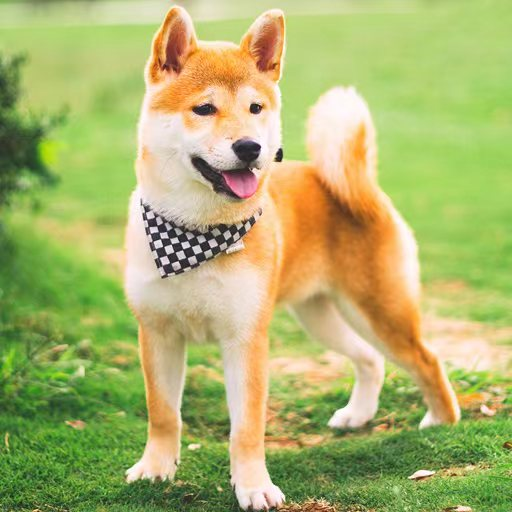
#> input picture MultimediaProcessing/image_enhance/testimg.jpg, 512 x 512 px
$ python opencv_practice.py
#> lines starting #> are read from the running program, lines starting #| are printed output that depends on the picture; after the words box and inside, x2 and y2 are one past the last pixel; in counts of white or black regions, pixels touching at a corner belong together
# 这个文件用来练习使用OpenCV，并没有特定实现什么功能
# Just for practicing


import cv2
import os
import numpy as np
import matplotlib.pyplot as plt

module_path = os.path.dirname(__file__)
filein = module_path + '/image_enhance/testimg.jpg'
img = cv2.imread(filein, 0)
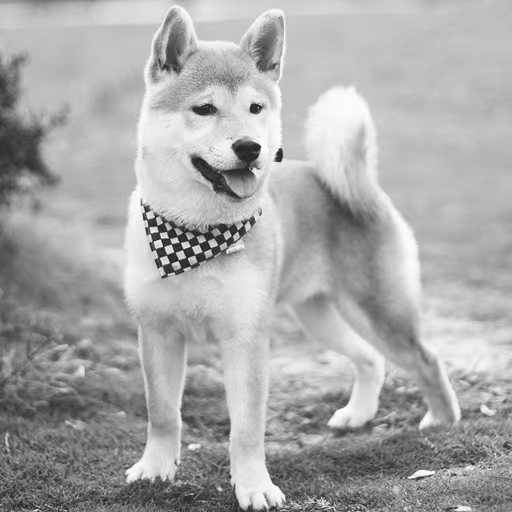
#> img: shape (512, 512); min 21, max 255, mean 169.1

img1 = img.astype('float')

C_temp = np.zeros(img.shape)
dst = np.zeros(img.shape)


m, n = img.shape
#> m = 512; n = 512
N = n
#> N = 512
C_temp[0, :] = 1 * np.sqrt(1/N)
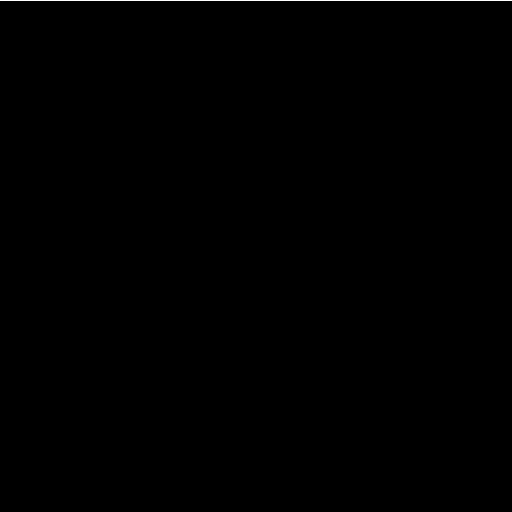
#> C_temp: shape (512, 512) float64; values 0 (black) and 0.0442 (white), 0.2% white in thin lines or dots, all inside (x1, y1, x2, y2) = (0, 0, 512, 1)

for i in range(1, m):
    for j in range(n):
        C_temp[i, j] = np.cos(np.pi * i * (2*j+1) / (2 * N)
                              ) * np.sqrt(2 / N)
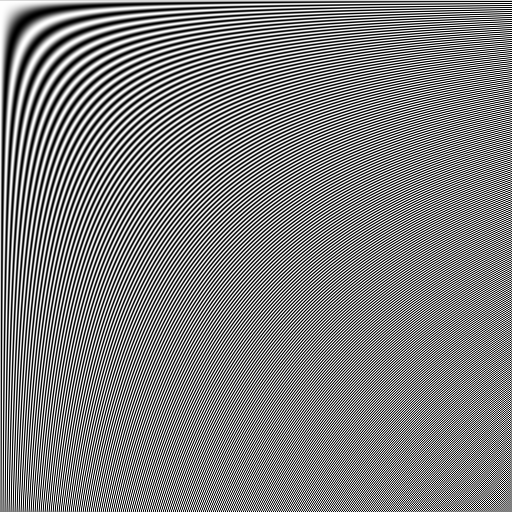
#> C_temp: shape (512, 512) float64; min -0.0625, max 0.0625, mean 8.63e-05; drawn with min black and max white

dst = np.dot(C_temp, img1)
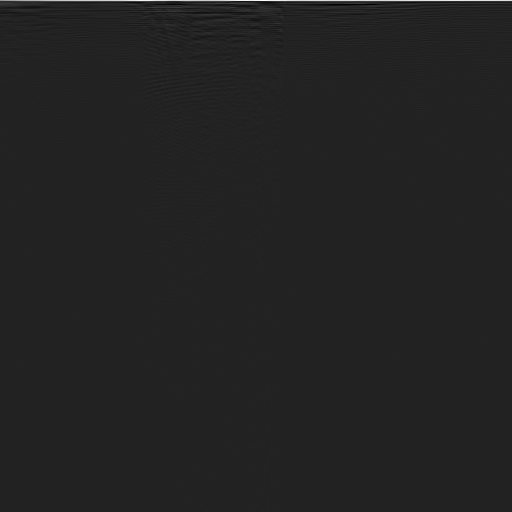
#> dst: shape (512, 512) float64; min -739.2, max 4648.3, mean 8; drawn with min black and max white
dst = np.dot(dst, np.transpose(C_temp))

dst1 = np.log(abs(dst))  # 进行log处理
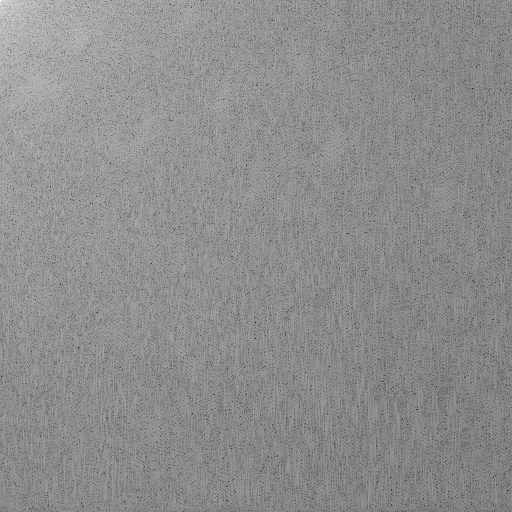
#> dst1: shape (512, 512) float64; min -11.39, max 11.37, mean 1.28; drawn with min black and max white

img_recor = np.dot(np.transpose(C_temp), dst)
img_recor1 = np.dot(img_recor, C_temp)

# 自带方法

img_dct = cv2.dct(img1)  # 进行离散余弦变换

img_dct_log = np.log(abs(img_dct))  # 进行log处理

img_recor2 = cv2.idct(img_dct)  # 进行离散余弦反变换


plt.subplot(231)
plt.imshow(img, 'gray')
plt.title('original image')
plt.xticks([]), plt.yticks([])

plt.subplot(232)
plt.imshow(dst1)
plt.title('DCT1')
plt.xticks([]), plt.yticks([])


plt.subplot(233)
plt.imshow(img_recor1, 'gray')
plt.title('IDCT1')
plt.xticks([]), plt.yticks([])

plt.subplot(234)
plt.imshow(img, 'gray')
plt.title('original image')

plt.subplot(235)
plt.imshow(img_dct_log)
plt.title('DCT2(cv2_dct)')

plt.subplot(236)
plt.imshow(img_recor2, 'gray')
plt.title('IDCT2(cv2_idct)')

plt.show()
